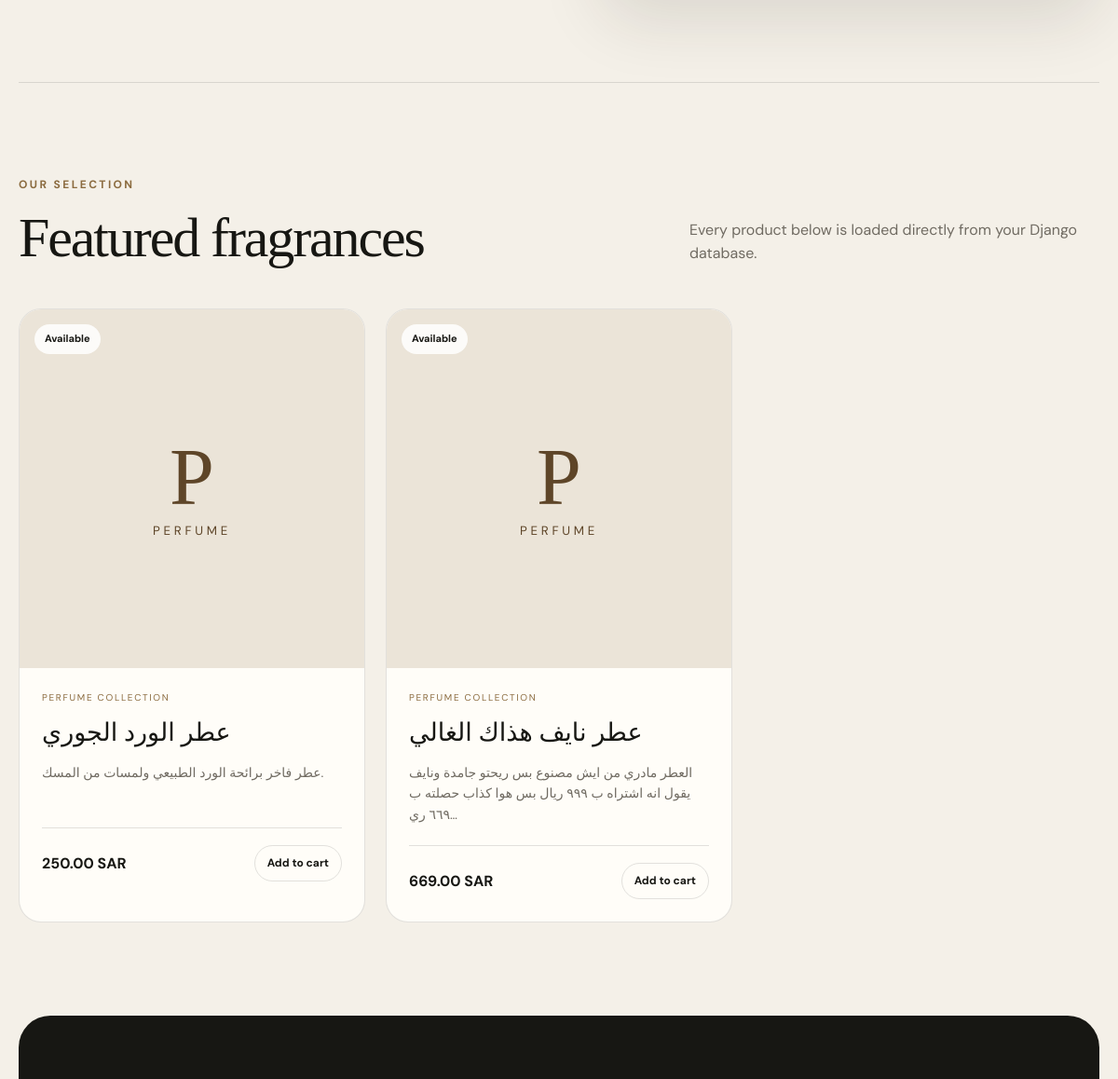
The app's page /en/ (middle part), older data.
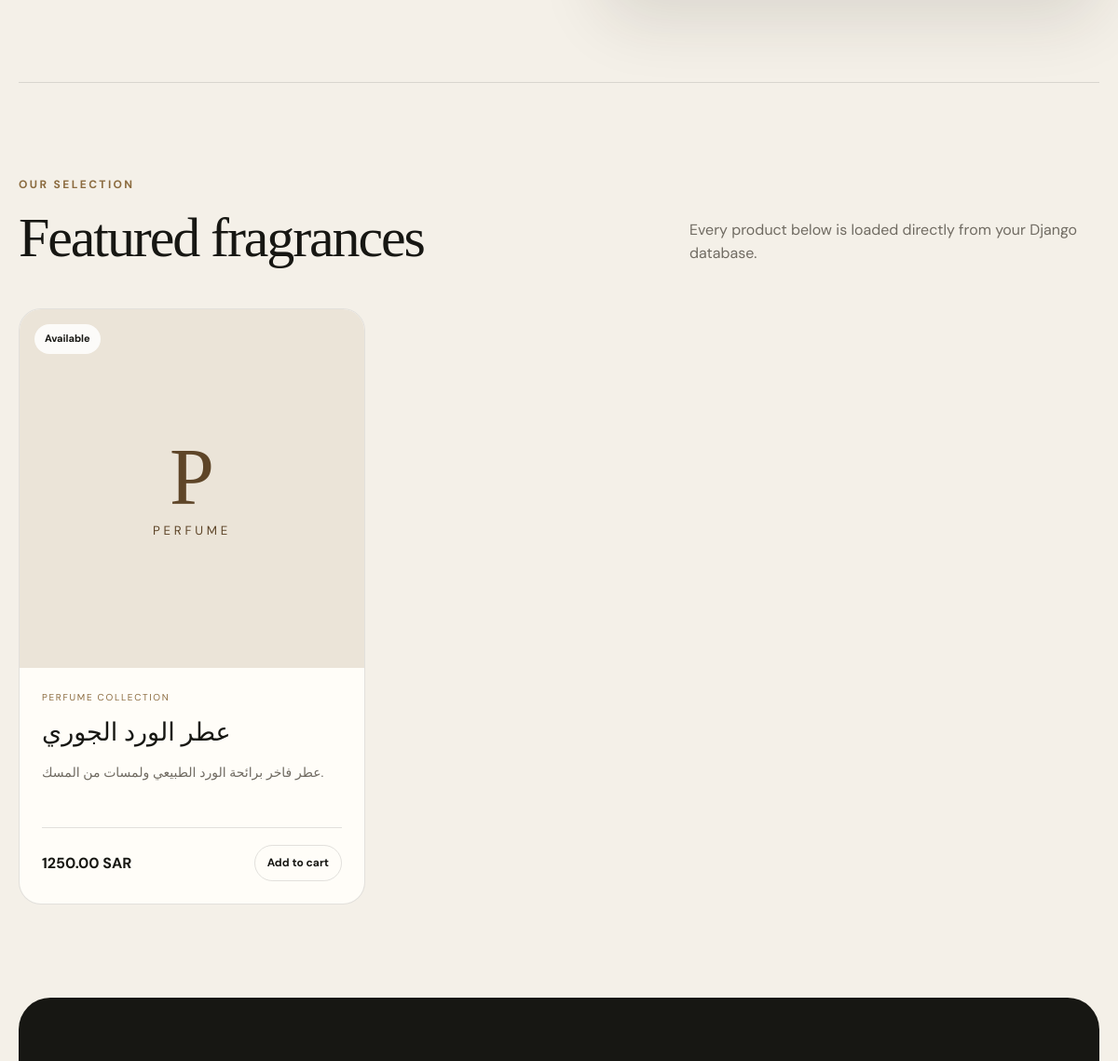
The same page, newer data.
### store/models.py (models this page shows, shortened)
class Product(models.Model):
    name = models.CharField(max_length=200)
    description = models.TextField()
    price = models.DecimalField(max_digits=10, decimal_places=2)
    image = models.ImageField(upload_to='products/', blank=True, null=True)
    available = models.BooleanField(default=True)
    created_at = models.DateTimeField(auto_now_add=True)

### store/views.py (the view)
# urls.py: 2. Add a URL to urlpatterns:  path('', views.home, name='home')
def home(request):
    products = Product.objects.filter(available=True)
    return render(request, 'store/home.html', {
        'products': products
    })

### store/templates/store/home.html (shortened to what this page needs)
{% extends 'base.html' %}
{% load i18n %}
{% get_current_language as LANGUAGE_CODE %}
{% block content %}
<section class="hero-modern" id="home">
</section>
<section class="section-shell collection-section" id="collection">
    <div class="section-heading">
        <div>
            <p class="eyebrow">
                {% if LANGUAGE_CODE == 'ar' %}مختاراتنا{% else %}OUR SELECTION{% endif %}
            </p>
            <h2>
                {% if LANGUAGE_CODE == 'ar' %}عطور مميزة{% else %}Featured fragrances{% endif %}
            </h2>
        </div>
        <p>
            {% if LANGUAGE_CODE == 'ar' %}
                منتجاتك تأتي مباشرة من قاعدة بيانات Django.
            {% else %}
                Every product below is loaded directly from your Django database.
            {% endif %}
        </p>
    </div>
    <div class="modern-products-grid">
        {% for product in products %}
            <article class="modern-product-card">
                <div class="modern-product-image">
                    {% if product.image %}
                        <img src="{{ product.image.url }}" alt="{{ product.name }}">
                    {% else %}
                        <div class="product-placeholder">
                            <span>P</span>
                            <small>PERFUME</small>
                        </div>
                    {% endif %}
                    <span class="availability-badge">
                        {% if LANGUAGE_CODE == 'ar' %}متوفر{% else %}Available{% endif %}
                    </span>
                </div>
                <div class="modern-product-info">
                    <p class="product-kicker">PERFUME COLLECTION</p>
                    <h3>{{ product.name }}</h3>
                    <p class="product-description">{{ product.description|truncatechars:100 }}</p>
                    <div class="product-footer">
                        <strong class="product-price">{{ product.price }} SAR</strong>
                        <button class="product-action" type="button" data-product-id="{{ product.id }}">
                            {% if LANGUAGE_CODE == 'ar' %}أضف للسلة{% else %}Add to cart{% endif %}
                        </button>
                    </div>
                </div>
            </article>
        {% empty %}
            <div class="empty-state">
                <span>P</span>
                <h3>{% if LANGUAGE_CODE == 'ar' %}لا توجد منتجات حالياً{% else %}No products yet{% endif %}</h3>
                <p>{% if LANGUAGE_CODE == 'ar' %}أضف أول منتج من لوحة Django Admin.{% else %}Add your first product from Django Admin.{% endif %}</p>
            </div>
        {% endfor %}
    </div>
</section>
<section class="about-modern" id="about">
</section>
{% endblock %}

### store/templates/base.html (shortened to what this page needs)
{% load static i18n %}
{% get_current_language as LANGUAGE_CODE %}
<!DOCTYPE html>
<html lang="{{ LANGUAGE_CODE }}" dir="{% if LANGUAGE_CODE == 'ar' %}rtl{% else %}ltr{% endif %}">
<head>
    <link rel="stylesheet" href="{% static 'store/css/style.css' %}">
</head>
<body>
    <main>
        {% block content %}{% endblock %}
    </main>
</body>
</html>

### store/static/store/css/style.css (style rules this page uses)
:root { --bg: #f4f0e8; --surface: #fffdf8; --surface-2: #ebe4d8; --text: #171713; --muted: #706b62; --line: rgba(23, 23, 19, 0.12); --accent: #8b6b3f; --accent-dark: #5e4528; --header: rgba(244, 240, 232, 0.88); --shadow: 0 24px 70px rgba(43, 34, 22, 0.12); }
* { box-sizing: border-box; margin: 0; padding: 0; }
html { scroll-behavior: smooth; }
body { min-height: 100vh; background: var(--bg); color: var(--text); font-family: "DM Sans", Arial, sans-serif; line-height: 1.6; transition: background .25s ease, color .25s ease; }
button, input, select, textarea { font: inherit; }
.hero-modern { width: min(1320px, calc(100% - 40px)); min-height: 720px; margin: 0 auto; display: grid; grid-template-columns: 1.02fr .98fr; align-items: center; gap: 70px; padding: 72px 0 90px; }
.eyebrow { color: var(--accent); font-size: 12px; font-weight: 700; letter-spacing: .2em; text-transform: uppercase; margin-bottom: 18px; }
.hero-copy h1, .section-heading h2, .about-panel h2 { font-family: "Playfair Display", Georgia, serif; font-weight: 500; line-height: .98; letter-spacing: -.035em; }
.section-shell { width: min(1320px, calc(100% - 40px)); margin: 0 auto; padding: 100px 0; }
.collection-section { border-top: 1px solid var(--line); }
.section-heading { display: flex; justify-content: space-between; align-items: end; gap: 40px; margin-bottom: 46px; }
.section-heading h2, .about-panel h2 { font-size: clamp(42px, 5vw, 68px); }
.section-heading > p { max-width: 440px; color: var(--muted); }
.modern-products-grid { display: grid; grid-template-columns: repeat(3, minmax(0, 1fr)); gap: 22px; }
.modern-product-card { overflow: hidden; border: 1px solid var(--line); border-radius: 24px; background: var(--surface); transition: transform .25s ease, box-shadow .25s ease; }
.modern-product-image { position: relative; aspect-ratio: 1 / 1.04; overflow: hidden; background: var(--surface-2); }
.product-placeholder { width: 100%; height: 100%; display: grid; place-content: center; text-align: center; gap: 4px; color: var(--accent-dark); }
.product-placeholder span { font-family: "Playfair Display", serif; font-size: 86px; line-height: 1; }
.product-placeholder small { letter-spacing: .28em; }
.availability-badge { position: absolute; top: 16px; inset-inline-start: 16px; padding: 7px 11px; border-radius: 999px; background: rgba(255,255,255,.83); color: #171713; font-size: 11px; font-weight: 700; backdrop-filter: blur(8px); }
.modern-product-info { padding: 24px; }
.product-kicker { color: var(--accent); font-size: 10px; letter-spacing: .17em; margin-bottom: 8px; }
.modern-product-info h3 { font-family: "Playfair Display", serif; font-size: 27px; font-weight: 500; }
.product-description { color: var(--muted); font-size: 14px; min-height: 48px; margin: 10px 0 22px; }
.product-footer { display: flex; align-items: center; justify-content: space-between; gap: 14px; padding-top: 18px; border-top: 1px solid var(--line); }
.product-price { font-size: 16px; }
.product-action { border: 1px solid var(--line); background: transparent; color: var(--text); border-radius: 999px; padding: 9px 13px; font-size: 12px; font-weight: 700; cursor: pointer; }
.about-modern { width: min(1320px, calc(100% - 40px)); margin: 0 auto 100px; padding: 70px; border-radius: 34px; background: var(--text); color: var(--bg); display: grid; grid-template-columns: .9fr 1.1fr; gap: 90px; }

Row changes from the older to the newer data that the page shows:
removed Product: image "P", name "عطر نايف هذاك الغالي", description "العطر مادري من ايش مصنوع بس ريحتو جامدة ونايف يقول انه اشتراه ب ٩٩٩ ريال بس هوا كذاب حصلته ب ٦٦٩ ري…", price "669.00"
changed Product "عطر الورد الجوري": price "250.00" → "1250.00"
